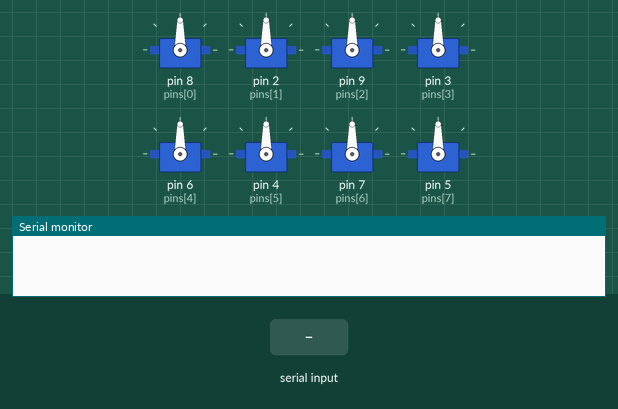
This sketch was run on a simulated Arduino Uno, built with avr-gcc and run on an emulated ATmega328P. Parts: 8 × servo, the last lines printed to the serial monitor. The inputs (shaded band) are chosen by the test bench.

Above: at 3.2 s.
3.3 s: "F\n" received over the second serial link
At 3.45 s:
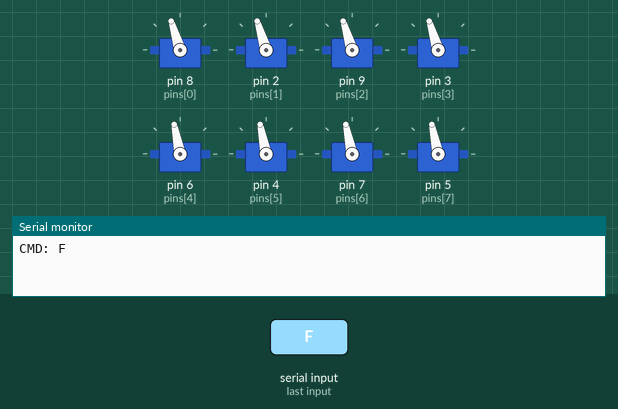
At 4.05 s:
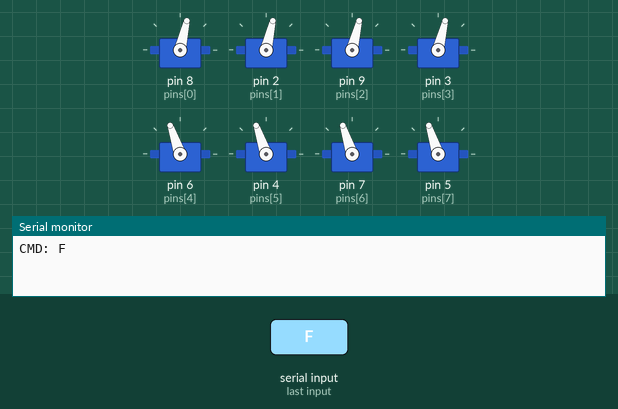
6.3 s: "L\n" received over the second serial link
At 6.46 s:
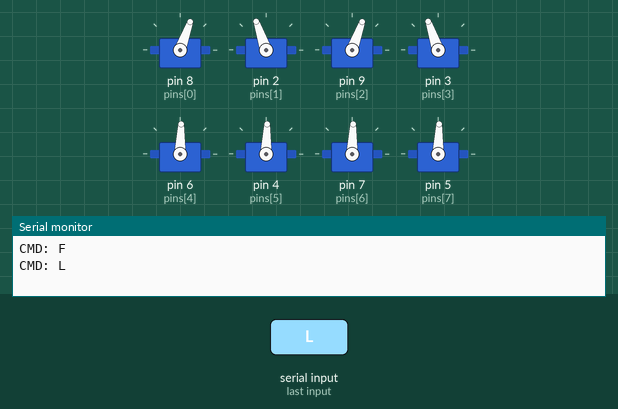
9.3 s: "B\n" received over the second serial link
12.3 s: "R\n" received over the second serial link
Timing chart, 0 to 16.3 s (numbered marks = the images above; inputs shaded):
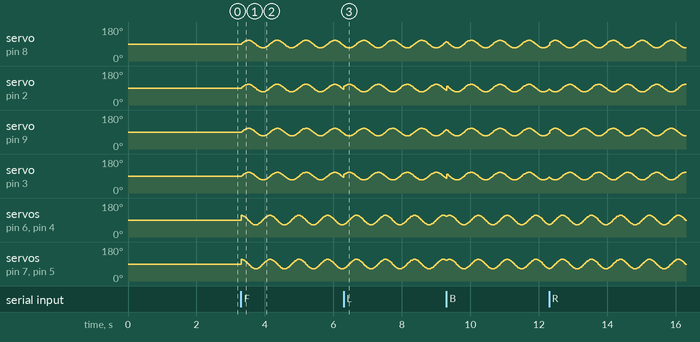

The sketch:

BLE_Spider_Robot.ino
```cpp
#include <Servo.h>
#include <SoftwareSerial.h>

// ================= BLUETOOTH =================
SoftwareSerial BT(10, 11); // RX, TX
char cmd = 'S';

// ================= SERVO SETUP =================
Servo servo[8];

// Your mapping
int pins[8] = {8, 2, 9, 3, 6, 4, 7, 5};

// Servo states
float currentPos[8] = {90,90,90,90,90,90,90,90};

// ================= GAIT PARAMETERS =================
float t = 0;
float speedFactor = 0.05;

// gait tuning
float x_amp = 20;
float z_amp = 25;

// ================= INIT =================
void setup() {
  Serial.begin(9600);
  BT.begin(9600);

  for (int i = 0; i < 8; i++) {
    servo[i].attach(pins[i]);
    servo[i].write(90);
  }

  delay(2000);
}

// ================= APPLY SERVO =================
void setServo(int i, float angle) {
  angle = constrain(angle, 0, 180);
  servo[i].write(angle);
  currentPos[i] = angle;
}

// ================= FORWARD =================
void gaitForward() {
  t += speedFactor;

  for (int i = 0; i < 4; i++) {

    float phase = (i % 2 == 0) ? 0 : PI;

    float hip = 90 + x_amp * sin(t + phase);
    float knee = 90 + z_amp * sin(t + phase + PI/2);

    int hipIndex = i;
    int kneeIndex = i + 4;

    // mirror right side
    if (i == 1 || i == 3) {
      hip = 180 - hip;
      knee = 180 - knee;
    }

    setServo(hipIndex, hip);
    setServo(kneeIndex, knee);
  }
}

// ================= BACKWARD =================
void gaitBackward() {
  t -= speedFactor;  // reverse motion

  for (int i = 0; i < 4; i++) {

    float phase = (i % 2 == 0) ? 0 : PI;

    float hip = 90 + x_amp * sin(t + phase);
    float knee = 90 + z_amp * sin(t + phase + PI/2);

    int hipIndex = i;
    int kneeIndex = i + 4;

    if (i == 1 || i == 3) {
      hip = 180 - hip;
      knee = 180 - knee;
    }

    setServo(hipIndex, hip);
    setServo(kneeIndex, knee);
  }
}

// ================= TURN LEFT =================
void turnLeft() {
  t += speedFactor;

  for (int i = 0; i < 4; i++) {

    float phase = (i % 2 == 0) ? 0 : PI;

    // Left legs forward, right legs backward
    float direction = (i == 0 || i == 2) ? 1 : -1;

    float hip = 90 + direction * x_amp * sin(t + phase);
    float knee = 90 + z_amp * sin(t + phase + PI/2);

    int hipIndex = i;
    int kneeIndex = i + 4;

    if (i == 1 || i == 3) {
      hip = 180 - hip;
      knee = 180 - knee;
    }

    setServo(hipIndex, hip);
    setServo(kneeIndex, knee);
  }
}

// ================= TURN RIGHT =================
void turnRight() {
  t += speedFactor;

  for (int i = 0; i < 4; i++) {

    float phase = (i % 2 == 0) ? 0 : PI;

    // Opposite of left turn
    float direction = (i == 0 || i == 2) ? -1 : 1;

    float hip = 90 + direction * x_amp * sin(t + phase);
    float knee = 90 + z_amp * sin(t + phase + PI/2);

    int hipIndex = i;
    int kneeIndex = i + 4;

    if (i == 1 || i == 3) {
      hip = 180 - hip;
      knee = 180 - knee;
    }

    setServo(hipIndex, hip);
    setServo(kneeIndex, knee);
  }
}

// ================= STOP =================
void stopRobot() {
  for (int i = 0; i < 8; i++) {
    setServo(i, 90);
  }
}

// ================= LOOP =================
void loop() {

  // 🔵 Read Bluetooth CLEANLY
  while (BT.available()) {
    char incoming = BT.read();

    if (incoming == '\n' || incoming == '\r') continue;

    if (incoming == 'F' || incoming == 'B' || incoming == 'L' || incoming == 'R' || incoming == 'S') {
      cmd = incoming;
      Serial.print("CMD: ");
      Serial.println(cmd);
    }
  }

  // 🔴 Execute command continuously
  switch (cmd) {

    case 'F':
      gaitForward();
      break;

    case 'B':
      gaitBackward();
      break;

    case 'L':
      turnLeft();
      break;

    case 'R':
      turnRight();
      break;

    case 'S':
      stopRobot();
      break;
  }

  delay(5);  // smooth motion
}
```
